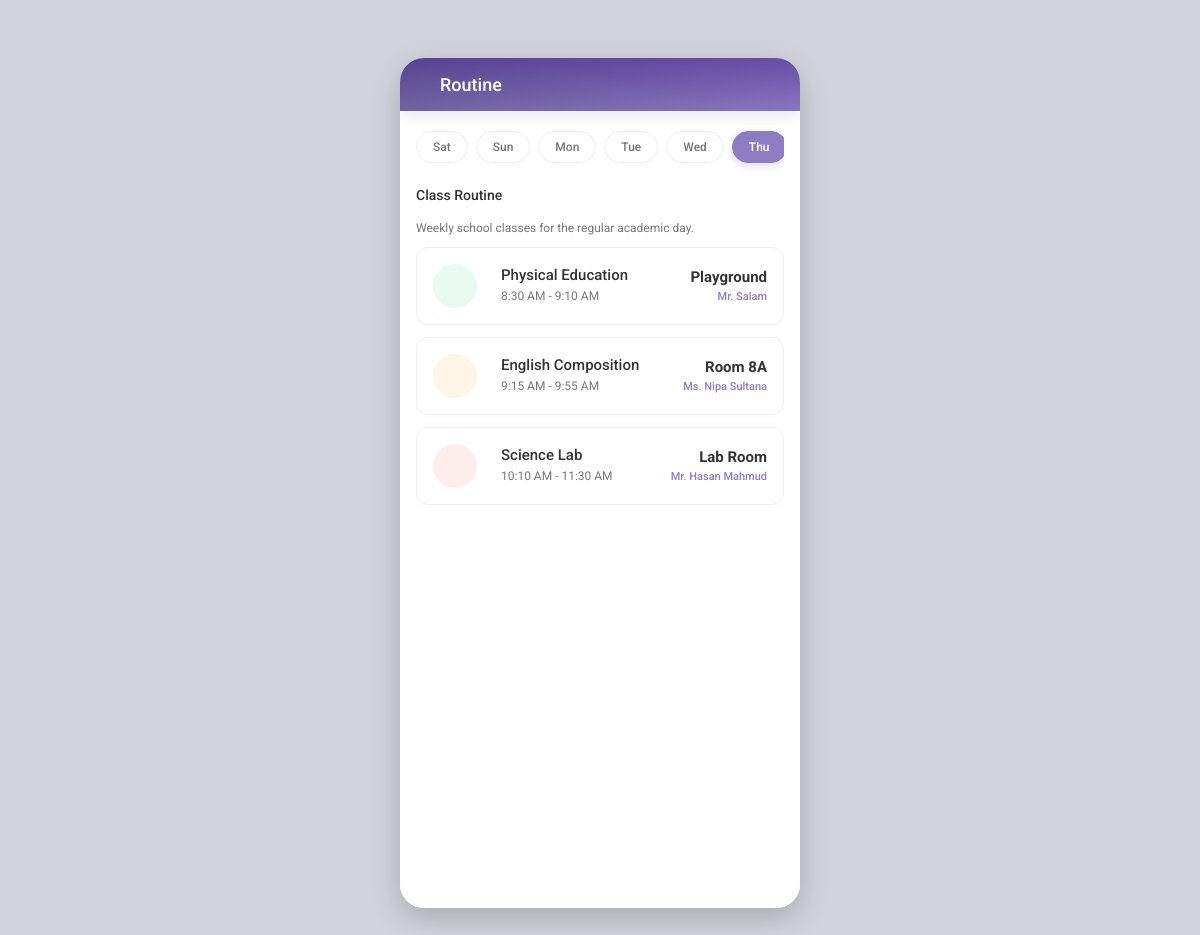
The app's page /index.php?controller=student&action=routine (signed in) with its own data.
### tables this page shows
CREATE TABLE routines (
            id INTEGER PRIMARY KEY AUTOINCREMENT,
            day TEXT NOT NULL,
            title TEXT NOT NULL,
            subtitle TEXT,
            icon TEXT,
            icon_bg TEXT,
            icon_color TEXT,
            value TEXT,
            subvalue TEXT,
            role TEXT CHECK(role IN ('student', 'teacher')),
            username TEXT, -- Specific student roll or teacher email/username if applicable, NULL for global class
            school_code TEXT NOT NULL REFERENCES schools(school_code) ON DELETE CASCADE
        );

### core/Controller.php (called while the page is built)
<?php
class Controller {
    public function render($view, $data = []) {
        extract($data);
        include 'views/layouts/header.php';
        include 'views/' . $view . '.php';
        include 'views/layouts/footer.php';
    }
}

### controllers/StudentController.php (called while the page is built, shortened)
<?php
class StudentController extends Controller {
    public function routine() {
        $data = [
            'routine' => StudentModel::getRoutine()
        ];
        $this->render('student/routine', $data);
    }
}

### models/StudentModel.php (called while the page is built, shortened)
<?php
class StudentModel extends Model {
    public static function getRoutine() {
        $db = self::getDB();
        $schoolCode = isset($_SESSION['school_code']) ? $_SESSION['school_code'] : 'DHAKA100';
        if ($db) {
            $stmt = $db->prepare("SELECT day, title, subtitle, icon, icon_bg, icon_color, value, subvalue FROM routines WHERE school_code = :school_code AND role = 'student'");
            $stmt->execute(['school_code' => $schoolCode]);
            $rows = $stmt->fetchAll(PDO::FETCH_ASSOC);
            $routine = [
                'Saturday' => [],
                'Sunday' => [],
                'Monday' => [],
                'Tuesday' => [],
                'Wednesday' => [],
                'Thursday' => [],
                'Friday' => []
            ];
            foreach ($rows as $row) {
                $day = $row['day'];
                if (isset($routine[$day])) {
                    $routine[$day][] = [
                        'title' => $row['title'],
                        'subtitle' => $row['subtitle'],
                        'icon' => $row['icon'],
                        'iconBg' => $row['icon_bg'],
                        'iconColor' => $row['icon_color'],
                        'value' => $row['value'],
                        'subvalue' => $row['subvalue'],
                        'subStatus' => 'neutral'
                    ];
                }
            }
            return $routine;
        }
        return [
            'Saturday' => [
                ['title' => 'Assembly & Dua', 'subtitle' => '8:15 AM - 8:35 AM', 'icon' => 'ph-church', 'iconBg' => 'rgba(46, 204, 113, 0.10)', 'iconColor' => '#2ecc71', 'value' => 'School Ground', 'subvalue' => 'All Students', 'subStatus' => 'neutral']
            ]
        ];
    }
}

### views/student/routine.php (the view, shortened to what this page needs)
<div id="routineView" class="view active">
    <div class="routine-container">
        <div class="routine-nav">
            <button class="routine-day-btn" id="btn-Saturday" onclick="selectRoutineDay('Saturday')">Sat</button>
            <button class="routine-day-btn" id="btn-Sunday" onclick="selectRoutineDay('Sunday')">Sun</button>
            <button class="routine-day-btn" id="btn-Monday" onclick="selectRoutineDay('Monday')">Mon</button>
            <button class="routine-day-btn" id="btn-Tuesday" onclick="selectRoutineDay('Tuesday')">Tue</button>
            <button class="routine-day-btn" id="btn-Wednesday" onclick="selectRoutineDay('Wednesday')">Wed</button>
            <button class="routine-day-btn" id="btn-Thursday" onclick="selectRoutineDay('Thursday')">Thu</button>
        </div>
        <div class="routine-section">
            <div class="section-header routine-title" style="padding-left: 0; margin-bottom: 6px;">Class Routine</div>
            <div class="routine-section-note">Weekly school classes for the regular academic day.</div>
            <?php foreach ($routine as $day => $classes): ?>
                <div class="day-routine-panel" id="routine-<?php echo $day; ?>" style="display: none;">
                    <?php if (empty($classes)): ?>
                        <div style="text-align: center; padding: 25px; color: var(--text-light); font-size: 13px;">No classes scheduled for <?php echo $day; ?>.</div>
                    <?php else: ?>
                        <?php foreach ($classes as $item): ?>
                            <div class="bkash-list-item" onclick="showToast('<?php echo htmlspecialchars(addslashes($item['title'])); ?> Details')">
                                <div class="bkash-list-icon" style="background: <?php echo $item['iconBg']; ?>; color: <?php echo $item['iconColor']; ?>;">
                                </div>
                                <div class="bkash-list-content">
                                    <div class="bkash-list-title"><?php echo htmlspecialchars($item['title']); ?></div>
                                    <div class="bkash-list-subtitle"><?php echo htmlspecialchars($item['subtitle']); ?></div>
                                </div>
                                <div class="bkash-list-right">
                                    <div class="bkash-list-value"><?php echo htmlspecialchars($item['value']); ?></div>
                                    <div class="bkash-list-subvalue" style="color: var(--brand-color);"><?php echo htmlspecialchars($item['subvalue']); ?></div>
                                </div>
                            </div>
                        <?php endforeach; ?>
                    <?php endif; ?>
                </div>
            <?php endforeach; ?>
    </div>
</div>

### index.php (shortened to what this page needs)
<?php
require_once 'core/Controller.php';
require_once 'models/StudentModel.php';
require_once 'controllers/StudentController.php';
$controllerName = isset($_GET['controller']) ? trim($_GET['controller']) : '';
$actionName = isset($_GET['action']) ? trim($_GET['action']) : '';
$className = '';
if ($controllerName === 'auth') {
    $className = 'AuthController';
} elseif ($controllerName === 'student') {
    $className = 'StudentController';
} elseif ($controllerName === 'teacher') {
    $className = 'TeacherController';
}
if (class_exists($className)) {
    $controllerInstance = new $className();
    $methodName = $actionName;
    if (method_exists($controllerInstance, $methodName)) {
        $controllerInstance->$methodName();
    }
} else {
    echo "Controller not found.";
}

### views/layouts/header.php (shortened to what this page needs)
<?php
$action = isset($_GET['action']) ? $_GET['action'] : 'dashboard';
$isLoggedIn = isset($_SESSION['role']) && !empty($_SESSION['role']);
$innerMode = ($action !== 'dashboard' && $action !== 'login' && !empty($action));
$headerClass = $innerMode ? 'header inner-mode' : 'header';
$containerClass = (!$isLoggedIn || $action === 'login') ? 'app-container login-mode' : 'app-container';
$title = 'EduManage';
if ($innerMode) {
    $title = ucfirst(str_replace('_', ' ', $action));
}
?>
<!DOCTYPE html>
<html lang="en">
<head>
    <link rel="stylesheet" href="assets/css/style.css?v=1.0.4">
</head>
<body>
    <div class="<?php echo $containerClass; ?>" id="mainContainer">
        <?php if ($isLoggedIn && $action !== 'login'): ?>
        <header class="<?php echo $headerClass; ?>" id="appHeader">
            <div class="header-inner">
                <i class="ph ph-arrow-left back-btn" onclick="window.location.href='?controller=<?php echo $_SESSION['role']; ?>&action=dashboard'"></i>
                <div class="view-title" id="innerViewTitle"><?php echo htmlspecialchars($title); ?></div>
                <i class="ph ph-dots-three-vertical back-btn" onclick="showToast('Options')"></i>
            </div>
        </header>
        <?php endif; ?>
        <main class="main-content">

### views/layouts/footer.php (shortened to what this page needs)
        </main>
    </div>
</body>
</html>

### assets/css/style.css (style rules this page uses)
:root { --brand-color: #8E7CC3; --brand-dark: #674EA7; --bg-color: #f7f7f7; --white: #ffffff; --text-main: #333333; --text-light: #777777; --border-color: #eeeeee; --success: #2ecc71; --error: #e74c3c; --warning: #f39c12; --info: #3498db; --space-xs: 4px; --space-sm: 8px; --space-md: 16px; --space-lg: 24px; --space-xl: 32px; }
* { margin: 0; padding: 0; box-sizing: border-box; -webkit-tap-highlight-color: transparent; font-family: 'Roboto', sans-serif; }
html, body { height: 100%; }
body { background-color: #d1d5db; display: flex; justify-content: center; align-items: center; min-height: 100vh; }
.app-container { width: 100%; max-width: 400px; height: 100vh; max-height: 850px; background-color: var(--white); position: relative; overflow: hidden; display: flex; flex-direction: column; box-shadow: 0 10px 30px rgba(0,0,0,0.2); }
@media (min-height: 850px) { .app-container { border-radius: 24px; height: 90vh; } }
.header { position: relative; overflow: hidden; background-color: var(--brand-dark); background-image: linear-gradient(180deg, rgba(103, 78, 167, 0.9) 0%, rgba(142, 124, 195, 0.85) 100%), url("../../headerImage.jpg"); background-size: cover; background-position: center; background-repeat: no-repeat; padding: var(--space-md) var(--space-md); display: flex; justify-content: space-between; align-items: center; color: var(--white); z-index: 10; box-shadow: 0 4px 16px rgba(0, 0, 0, 0.1); transition: background 0.3s ease; }
.header::before { content: ''; position: absolute; inset: 0; background: linear-gradient(90deg, rgba(11, 19, 34, 0.18), rgba(11, 19, 34, 0)); pointer-events: none; }
.header > * { position: relative; z-index: 1; }
.main-content { flex: 1; overflow-y: auto; background-color: var(--white); padding-bottom: 24px; }
.header-inner { display: none; width: 100%; align-items: center; gap: 16px; }
.header.inner-mode .header-inner { display: flex; }
.back-btn { font-size: 24px; cursor: pointer; padding: 4px; }
.view-title { font-size: 18px; font-weight: 500; flex: 1; }
.view { display: none; animation: fadeIn 0.3s ease; }
.view.active { display: block; }
.section-header { padding: 0 16px 12px; font-size: 14px; font-weight: 500; color: var(--text-main); }
.routine-container { padding: 16px; }
.routine-section-note { font-size: 12px; color: var(--text-light); margin-bottom: 12px; }
.bkash-list-item { display: flex; align-items: center; gap: 12px; background: var(--white); border: 1px solid var(--border-color); border-radius: 14px; padding: 14px; margin-bottom: 12px; box-shadow: 0 2px 8px rgba(0,0,0,0.02); }
.bkash-list-icon { width: 46px; height: 46px; border-radius: 14px; display: flex; align-items: center; justify-content: center; flex-shrink: 0; }
.bkash-list-content { flex: 1; min-width: 0; }
.bkash-list-title { font-size: 14px; font-weight: 600; color: var(--text-main); margin-bottom: 4px; }
.bkash-list-subtitle { font-size: 12px; color: var(--text-light); line-height: 1.4; }
.bkash-list-right { text-align: right; flex-shrink: 0; }
.bkash-list-value { font-size: 13px; font-weight: 600; color: var(--text-main); }
.bkash-list-subvalue { font-size: 11px; font-weight: 500; margin-top: 4px; }
.routine-nav { display: flex; gap: 8px; overflow-x: auto; padding: 4px 0 12px; margin-bottom: 12px; }
.routine-day-btn { padding: 8px 16px; border-radius: 20px; font-size: 12px; font-weight: 500; background: var(--white); border: 1px solid var(--border-color); color: var(--text-light); cursor: pointer; white-space: nowrap; transition: all 0.2s; }
.routine-day-btn.active { background: var(--brand-color); color: var(--white); border-color: var(--brand-color); box-shadow: 0 3px 8px rgba(142,124,195,0.25); }
.routine-day-btn { transition: all 0.2s ease; }
.bkash-list-item { display: flex; align-items: center; background: var(--white); padding: 16px; margin-bottom: 12px; border-radius: 12px; border: 1px solid var(--border-color); box-shadow: 0 2px 4px rgba(0,0,0,0.02); transition: background 0.2s; cursor: pointer; }
.bkash-list-icon { width: 44px; height: 44px; border-radius: 50%; display: flex; align-items: center; justify-content: center; font-size: 24px; margin-right: 12px; flex-shrink: 0; }
.bkash-list-content { flex: 1; }
.bkash-list-title { font-size: 15px; font-weight: 500; color: var(--text-main); margin-bottom: 4px; }
.bkash-list-subtitle { font-size: 12px; color: var(--text-light); }
.bkash-list-right { text-align: right; }
.bkash-list-value { font-size: 15px; font-weight: 700; color: var(--text-main); }

### records on screen
routines: title "Science Lab", subtitle "10:10 AM - 11:30 AM", value "Lab Room", subvalue "Mr. Hasan Mahmud"
routines: title "Physical Education", subtitle "8:30 AM - 9:10 AM", value "Playground", subvalue "Mr. Salam"
routines: title "English Composition", subtitle "9:15 AM - 9:55 AM", value "Room 8A", subvalue "Ms. Nipa Sultana"

### other values on screen
$title "Routine"
